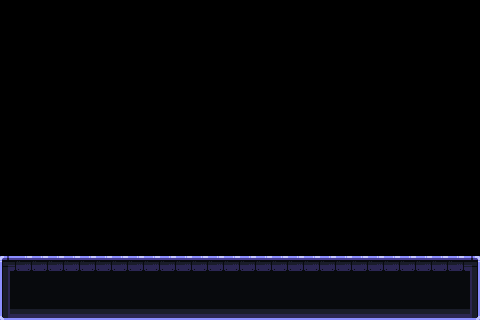

This is a level from a 2D game, rendered from its Tiled map with the project's own tilesets. A one-line summary and the complete map file follow:
An orthogonal 30x20 tile map with 16x16 px tiles, 1 tile layer (Слой тайлов 1).

<map version="1.10" tiledversion="1.11.2" orientation="orthogonal" renderorder="right-down" width="30" height="20" tilewidth="16" tileheight="16" infinite="0" nextlayerid="3" nextobjectid="3">
 <tileset firstgid="1" source="Tiles.tsx" />
 <layer id="1" name="Слой тайлов 1" width="30" height="20">
  <data encoding="csv">
0,0,0,0,0,0,0,0,0,0,0,0,0,0,0,0,0,0,0,0,0,0,0,0,0,0,0,0,0,0,
0,0,0,0,0,0,0,0,0,0,0,0,0,0,0,0,0,0,0,0,0,0,0,0,0,0,0,0,0,0,
0,0,0,0,0,0,0,0,0,0,0,0,0,0,0,0,0,0,0,0,0,0,0,0,0,0,0,0,0,0,
0,0,0,0,0,0,0,0,0,0,0,0,0,0,0,0,0,0,0,0,0,0,0,0,0,0,0,0,0,0,
0,0,0,0,0,0,0,0,0,0,0,0,0,0,0,0,0,0,0,0,0,0,0,0,0,0,0,0,0,0,
0,0,0,0,0,0,0,0,0,0,0,0,0,0,0,0,0,0,0,0,0,0,0,0,0,0,0,0,0,0,
0,0,0,0,0,0,0,0,0,0,0,0,0,0,0,0,0,0,0,0,0,0,0,0,0,0,0,0,0,0,
0,0,0,0,0,0,0,0,0,0,0,0,0,0,0,0,0,0,0,0,0,0,0,0,0,0,0,0,0,0,
0,0,0,0,0,0,0,0,0,0,0,0,0,0,0,0,0,0,0,0,0,0,0,0,0,0,0,0,0,0,
0,0,0,0,0,0,0,0,0,0,0,0,0,0,0,0,0,0,0,0,0,0,0,0,0,0,0,0,0,0,
0,0,0,0,0,0,0,0,0,0,0,0,0,0,0,0,0,0,0,0,0,0,0,0,0,0,0,0,0,0,
0,0,0,0,0,0,0,0,0,0,0,0,0,0,0,0,0,0,0,0,0,0,0,0,0,0,0,0,0,0,
0,0,0,0,0,0,0,0,0,0,0,0,0,0,0,0,0,0,0,0,0,0,0,0,0,0,0,0,0,0,
0,0,0,0,0,0,0,0,0,0,0,0,0,0,0,0,0,0,0,0,0,0,0,0,0,0,0,0,0,0,
0,0,0,0,0,0,0,0,0,0,0,0,0,0,0,0,0,0,0,0,0,0,0,0,0,0,0,0,0,0,
0,0,0,0,0,0,0,0,0,0,0,0,0,0,0,0,0,0,0,0,0,0,0,0,0,0,0,0,0,0,
27,28,28,28,28,28,28,28,28,28,28,28,28,28,28,28,28,28,28,28,28,28,28,28,28,28,28,28,28,29,
33,34,34,34,34,34,34,34,34,34,34,34,34,34,34,34,34,34,34,34,34,34,34,34,34,34,34,34,34,35,
33,34,34,34,34,34,34,34,34,34,34,34,34,34,34,34,34,34,34,34,34,34,34,34,34,34,34,34,34,35,
39,40,40,40,40,40,40,40,40,40,40,40,40,40,40,40,40,40,40,40,40,40,40,40,40,40,40,40,40,41
</data>
 </layer>
 <objectgroup id="2" name="Слой объектов 1" />
</map>
